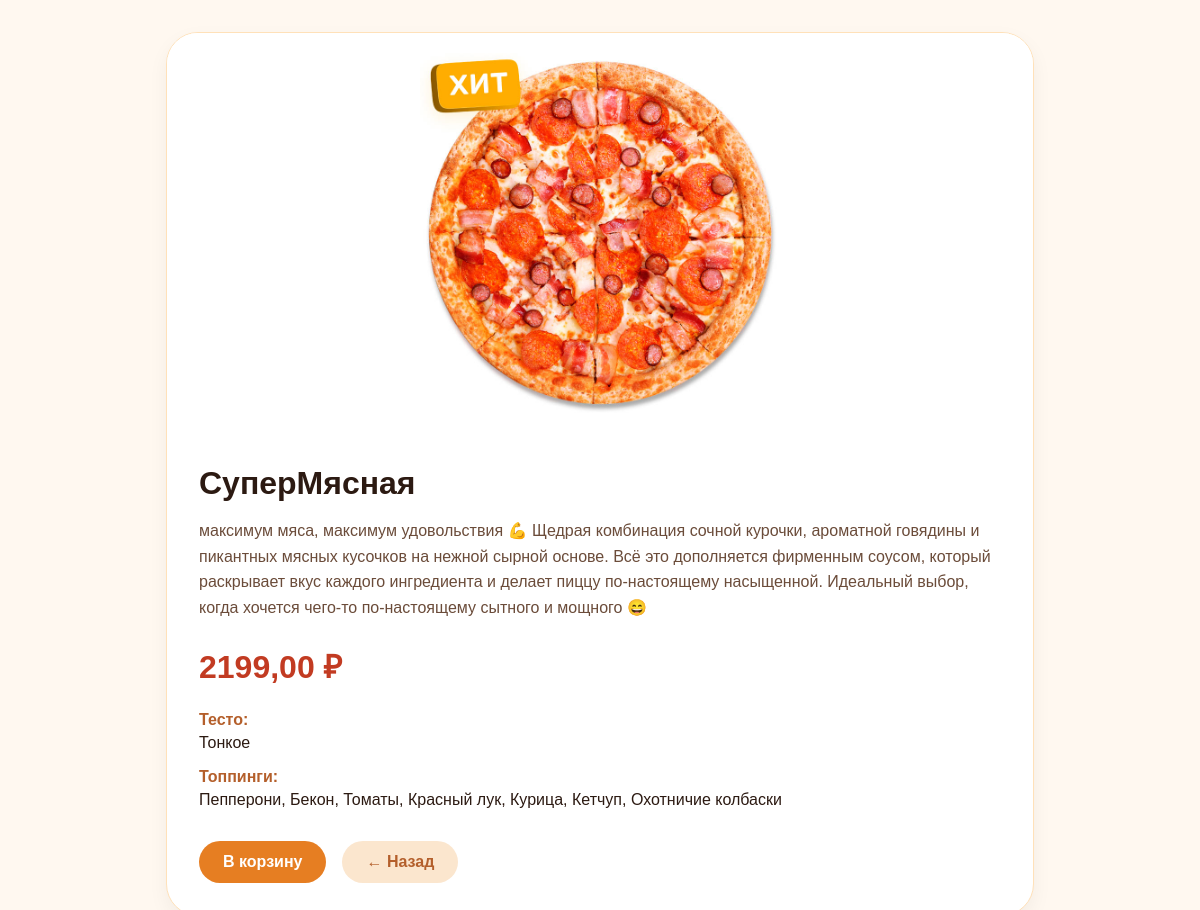
The app's page /pizzas/9/ with its own data.
### main/models.py (models this page shows, shortened)
class MenuItem(models.Model):
    title = models.CharField('Название', max_length=100)
    description = models.TextField('Описание')
    price = models.DecimalField('Цена', max_digits=7, decimal_places=2)
    image = models.ImageField('Фото', upload_to='menu/', blank=True, null=True)
    class Meta:
        abstract = True

class Pizza(MenuItem):
    toppings = models.ManyToManyField(Toppings, verbose_name='Топпинги')
    dough = models.ForeignKey(Dough, verbose_name='Тесто', on_delete=models.SET_NULL, null=True, blank=True)
    class Meta:
        verbose_name = 'Пицца'
        verbose_name_plural = 'Пиццы'

class Dough(models.Model):
    title = models.CharField('Тесто', max_length=30)
    class Meta:
        verbose_name = 'Тесто'
        verbose_name_plural = 'Теста'

class Toppings(models.Model):
    title = models.CharField('Название', max_length=30)
    slug = models.SlugField('Слаг', unique=True, max_length=64)
    class Meta:
        verbose_name = 'Добавка'
        verbose_name_plural = 'Добавки'

### main/views.py (the view)
# urls.py: path('pizzas/<int:pk>/', views.PizzaDetailView.as_view(), name='pizza_detail'),
class PizzaDetailView(DetailView):
    model = Pizza
    template_name = 'main/pizza_detail.html'

### templates/main/pizza_detail.html (shortened to what this page needs)
{% load static %}
<!DOCTYPE html>
<html lang="ru">
<head>
    <link rel="stylesheet" href="{% static 'css/style.css' %}">
</head>
<body>
    <div class="container">
        <div class="detail-page">
            <div class="detail-card">
                <div class="detail-image">
                    {% if object.image %}
                        <img src="{{ object.image.url }}" alt="{{ object.title }}">
                    {% else %}
                        <img src="{% static 'photo/logo.png' %}" alt="{{ object.title }}">
                    {% endif %}
                </div>
                <div class="detail-content">
                    <div class="detail-title">{{ object.title }}</div>
                    <div class="detail-description">
                        {{ object.description }}
                    </div>
                    <div class="detail-price">
                        {{ object.price }} ₽
                    </div>
                    <div class="detail-section">
                        <div class="detail-label">Тесто:</div>
                        <div class="detail-value">
                            {% if object.dough %}
                                {{ object.dough.title }}
                            {% else %}
                                Не указано
                            {% endif %}
                        </div>
                    </div>
                    <div class="detail-section">
                        <div class="detail-label">Топпинги:</div>
                        <div class="detail-value">
                            {% for topping in object.toppings.all %}
                                {{ topping.title }}{% if not forloop.last %}, {% endif %}
                            {% empty %}
                                Нет топпингов
                            {% endfor %}
                        </div>
                    </div>
                    <div class="detail-buttons">
                        <a href="{% url 'main:add_to_cart' 'pizza' object.id %}" class="detail-btn">В корзину</a>
                        <a href="{% url 'main:index' %}" class="detail-btn detail-btn-secondary">← Назад</a>
                    </div>
                </div>
            </div>
        </div>
    </div>
</body>
</html>

### static/css/style.css (style rules this page uses)
* { box-sizing: border-box; }
body { margin: 0; background: #fff8f0; color: #2c1a12; font-family: Arial, sans-serif; }
a { color: inherit; }
.container { width: min(1120px, calc(100% - 32px)); margin: 0 auto; }

### templates/main/pizza_detail.html (style rules this page uses)
.detail-page { max-width: 900px; margin: 0 auto; padding: 2rem 1rem; }
.detail-card { background: white; border-radius: 32px; box-shadow: 0 8px 20px rgba(0, 0, 0, 0.05); border: 1px solid #ffe1b9; overflow: hidden; }
.detail-image { width: 100%; height: 400px; background: #fff; display: flex; align-items: center; justify-content: center; padding: 20px; }
.detail-image img { max-width: 100%; max-height: 100%; object-fit: contain; }
.detail-content { padding: 2rem; }
.detail-title { font-size: 2rem; font-weight: 800; margin-bottom: 1rem; color: #2c1a12; }
.detail-description { font-size: 1rem; color: #6b4c3a; line-height: 1.6; margin-bottom: 1.5rem; }
.detail-price { font-size: 2rem; font-weight: 800; color: #c23b22; margin-bottom: 1.5rem; }
.detail-section { margin-bottom: 1rem; }
.detail-label { font-weight: 700; color: #b45f2b; margin-bottom: 0.3rem; }
.detail-value { color: #2c1a12; }
.detail-buttons { display: flex; gap: 1rem; flex-wrap: wrap; margin-top: 2rem; }
.detail-btn { background: #e67e22; color: white; text-decoration: none; padding: 12px 24px; border-radius: 40px; font-weight: 600; transition: 0.2s; display: inline-block; }
.detail-btn-secondary { background: #fbe6ce; color: #b45f2b; }

### records on screen
Pizza: image (picture), title "СуперМясная", description "максимум мяса, максимум удовольствия 💪 Щедрая комбинация сочной курочки, ароматной говядины и пикантных мясных кусочков на нежной сырной основе. Всё это дополняется фирменным соусом, который раскрывает вкус каждого ингредиента и делает пиццу по-настоящему насыщенной. Идеальный выбор, когда хочется чего-то по-настоящему сытного и мощного 😄", price "2199,00", dough "Тонкое"
Toppings: title "Пепперони"
Toppings: title "Бекон"
Toppings: title "Томаты"
Toppings: title "Красный лук"
Toppings: title "Курица"
Toppings: title "Кетчуп"
Toppings: title "Охотничие колбаски"
